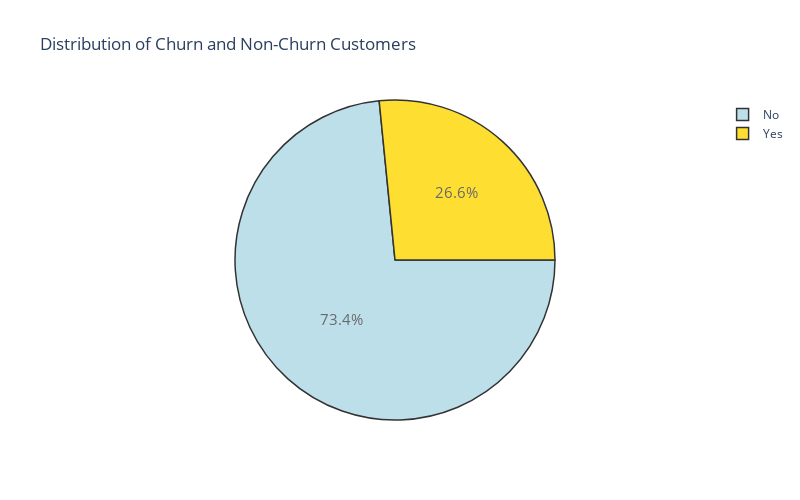

The notebook cell saved with this chart:
### Markdown cell above
### 3.1 Overall distribution of the Churn Variable

### Code cell
# Visualizing Churn and Non-Churn percentage using plotly library

trace_pie = go.Pie(labels = telco_df['Churn'].value_counts().keys().tolist(),
                  values = telco_df['Churn'].value_counts().values.tolist(),
                  textfont = dict(size = 15), opacity = 0.8,
                  marker = dict(colors=['lightblue','gold'], 
                           line=dict(color='#000000', width=1.5)),
                  rotation = 90,
                  hoverinfo = "label +value")

layout = dict(title =  'Distribution of Churn and Non-Churn Customers',
                        autosize = False,
                        height  = 500,
                        width   = 800)


fig = dict(data = [trace_pie], layout=layout)
configure_plotly_browser_state()
py.iplot(fig)

### Figure 1 — Plotly figure (JSON) as saved in the notebook; plotly's stock layout.template omitted (floating-point values rounded to 4 significant figures)
{"data": [{"opacity": 0.8, "textfont": {"size": 15}, "labels": ["No", "Yes"], "values": [5163, 1869], "hoverinfo": "label+value", "marker": {"colors": ["lightblue", "gold"], "line": {"color": "#000000", "width": 1.5}}, "rotation": 90, "type": "pie"}], "layout": {"width": 800, "autosize": false, "title": {"text": "Distribution of Churn and Non-Churn Customers"}, "height": 500}}
